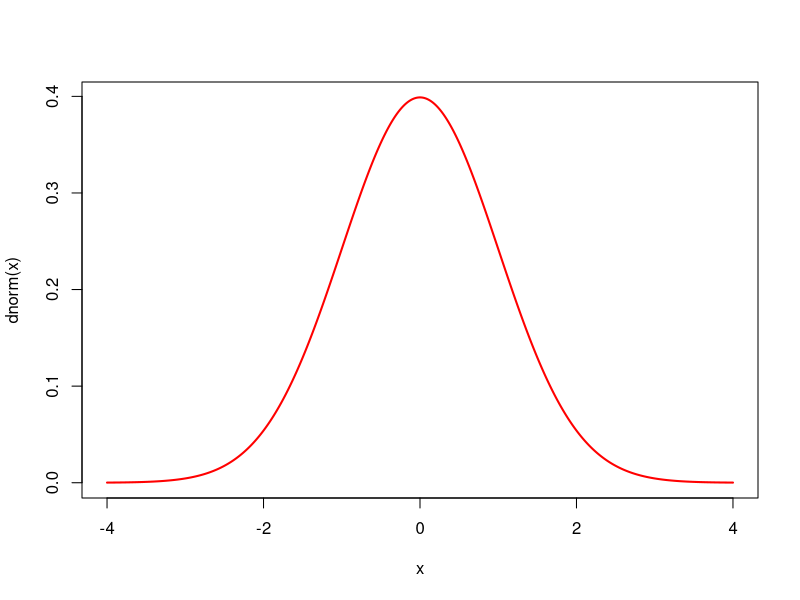

This chart was generated by the following R code: (Note: this script raises an error after producing the figure.)
## ---- chunk 1
# This removes all items in environment. 
# It is a good practice to start your code this way.
rm(list=ls())
## ---- chunk 2
# The standard normal distribution function is: y = f(x).
x <- seq(-4, 4, length = 500) # First define x.
y <- 1 / sqrt(2 * pi) * exp(-x ^ 2 / 2) # Define y as a function of x.
# Now plot.
plot(x, y, type = "l", lwd = 2, col = "red" , ylab = "dnorm(x)")
## ---- chunk 3
# Here, x has 11 values only.
x <- c(-Inf, -4:4, Inf) # vector of x values to evaluate functions.
ans <- data.frame(x, dnorm(x), pnorm(x), qnorm(pnorm(x)))
colnames(ans) <- c("x", "dnorm(x)=height", "pnorm(x)=pd", "qnorm(pd)=x")
kable(ans, caption = "Review of normal distribution functions.", digits = 5)
## ---- chunk 4
x[which.max(ans$`dnorm(x)=height`)]
## ---- chunk 5
# Now, x has 8001 values, this is ok to do some continuous plots.
x.theo <- seq(-4, 4, 0.001)
D <- dnorm(x.theo) 
P <- pnorm(x.theo)
## ---- chunk 6
plot(x.theo, D, type = "l", lwd = 2, 
     ylab = "Density function: dnorm(x)", xlab = "x")
polygon(c(x.theo[x.theo < 0], 0), c(D[x.theo < 0], 0), col = "red")
legend("topleft", legend = c("Here, the red area is the 
middle of the bell-shaped curve.
Smaller area means lower
probability of default.

The probability of default
at x=0 is N(0)=50%

pnorm(0)=0.5
qnorm(0.5)=0"),
bg = "white", bty = "n", cex = 0.7)
abline(v = 0, col = "black")
abline(h = dnorm(0), lty = 2)
## ---- chunk 7
plot(x.theo, D, type = "l", lwd = 2, ylab = "Density function: dnorm(x)",
     xlab = "x")
polygon(c(x.theo[x.theo < -2], -2), c(D[x.theo < -2], 0), col = "red")

legend("topright", legend = c("Smaller area means
lower probability of default.

The probability of default
at x=-2 is N(-2)=2.275%

pnorm(-2)=0.02275013
qnorm(0.02275013)=-2"),
bg = "white", bty = "n", cex = 0.7)
abline(v = -2, col = "black")
## ---- chunk 8
plot(x.theo, D, type = "l", lwd = 2, ylab = "Density function: dnorm(x)",
     xlab = "x")
polygon(c(x.theo[x.theo < 4], 4), c(D[x.theo < 4], 0), col = "red")

legend("topleft", legend = c("The probability of default
at x=4 is N(4)=99.996%

pnorm(4)=0.9999683
qnorm(0.9999683)=4"),
bg = "white", bty = "n", cex = 0.8)
abline(v = 4, col = "black")
## ---- chunk 9
plot(x.theo, P, type = "l", lwd = 2,
     ylab = "Cumulative probability function: pnorm(x)", xlab = "x")
abline(h = 0.5, lty = 2)
abline(v = 0, lty = 2)
## ---- chunk 10
pd <- c(0.01, 0.03, 0.06, 0.1, 0.15) # Probabilities of default per year.
x.y <- qnorm(pd) # Transform probabilities of default into x values.
ans <- data.frame(1:5, pd, x.y) # Gather the results.
colnames(ans) <- c("year", "pd", "x (values given in Hull)")
kable(ans, caption = "Main parameters.")
## ---- chunk 11
ans <- data.frame(diff(pd))
colnames(ans) <- c("PD")
rownames(ans) <- c("x.y1 to x.y2", "x.y2 to x.y3", 
                   "x.y3 to x.y4", "x.y4 to x.y5")
kable(ans, caption = "PD at specific years.")
## ---- chunk 12
plot(x.theo, D, type = "l", col = 'black', lwd = 3, ylim = c(0, 0.4),
     xlab = "This could represent a firm's performance measure.
The higher, the worst performance as it accumulates more prob. of default.",
     ylab = "Density: dnorm(x)")
abline(h = 0, lty = 2)
polygon(c(x.theo[x.theo < x.y[5]], x.y[5]), 
        c(D[x.theo < x.y[5]], 0), col = "green")

legend("topright", legend=c(
"pd(5years)=15%

The left green area
represents 15% of the
whole bell-shape.

N^-1(0.15)=-1.036433
N(-1.036433)=0.15"),
bg = "white", pch = 19, cex = 0.8, bty = "n", col = "green")
## ---- chunk 13
plot(x.theo, P, type = "l", col = 'black', lwd = 3, ylim = c(0, 1),
     xlab = "This could represent a firm's performance measure.
The higher, the worst performance as it accumulates more prob. of default.",
     ylab = "N(x) is a cumulative probability")
abline(h = 0, lty = 2)
abline(h = 1, lty = 2)
lines(seq(-5, x.y[5], length.out = 2), rep(pnorm(x.y[5]), 2), 
      col = "green", lwd = 3)
lines(rep(x.y[5], 2), seq(0, pnorm(x.y[5]), length.out = 2), 
      col = "green", lwd = 3)
points(x.y[5], 0.15, pch = 19, col = "green", cex = 2)
legend("right", legend=c(
"pd(5years)=15%

N^-1(0.15)=-1.036433
N(-1.036433)=0.15"),
bg = "white", pch = 19, cex = 1, bty = "n", col = "green")
## ---- chunk 14
plot(x.theo, P, type = "l", col = 'black', lwd = 5, ylim = c(0, 0.22), 
     xlim = c(-4, 0), ylab = "N(x) is a cumulative probability",
     xlab = "This could represent a firm's performance measure.
The higher, the worst performance as it accumulates more prob. of default.")
abline(h = 0, lty = 2)
abline(h = 1, lty = 2)
lines(seq(-5, x.y[3], length.out= 2), rep(pnorm(x.y[3]), 2), 
      col = "purple", lwd = 3, lty = 2)
lines(rep(x.y[3], 2), seq(0, pnorm(x.y[3]), length.out = 2), 
      col = "purple", lwd = 3, lty = 2)
lines(seq(-5, x.y[5], length.out = 2), rep(pnorm(x.y[5]), 2), 
      col = "green", lwd = 3, lty = 2)
lines(rep(x.y[5], 2), seq(0, pnorm(x.y[5]), length.out = 2), 
      col = "green", lwd = 3, lty = 2)
points(x.y[3], 0.06, pch = 19, col = "purple", cex = 2)
points(x.y[5], 0.15, pch = 19, col = "green", cex = 2)
legend("topleft", legend=c("pd(5years)=15%: N(-1.036433)=0.15",
                           "pd(3years)=6%: N(-1.554774)=0.06"),
pch = 19, col = c("green", "purple"), bg = "white", cex = 1, bty = "n")
## ---- chunk 15
N <- 10000 # Number of simulated values.
set.seed(130575) # Reproducibility.
x.sim <- rnorm(N, 0, 1) # Simulation.
## ---- chunk 16
# Function to calculate proportions that we understand as probabilities.
prop <- function(x) {
  ans <- length(x.sim[x.sim <= x]) / N
  }
pd.sim <- mapply(prop, x.y) # Apply the function.
ans <- data.frame(x.y, pd, pd.sim)
colnames(ans) <- c("x", "pd.theo", "pd.sim")
rownames(ans) <- c("y1", "y2", "y3", "y4", "y5")
kable(ans, caption = "Theoretic versus simulated probabilities of default.")
## ---- chunk 17
# Some parameters we need to plot.
L <- c(-4, 4) # axis limits.
colors2 <- c("blue", "red", "purple", "pink", "green")
legend2 = c("pd(1year)=1.02%: x<=-2.326348", 
"pd(2years)=3.07%: x<=-1.880794", "pd(3years)=6.29%: x<=-1.554774",
"pd(4years)=10.08%: x<=-1.281552", "pd(5years)=14.8%: x<=-1.036433")
# The histogram.
hist(x.sim, 500, xlim = L, ylim = c(0, 100), main = NULL, xlab = "x
This could represent a firm's simulated performance measure")
abline(h = 0, lty = 2)
abline(v = x.y[1], lwd = 3, col = "blue")
abline(v = x.y[2], lwd = 3, col = "red")
abline(v = x.y[3], lwd = 3, col = "purple")
abline(v = x.y[4], lwd = 3, col = "pink")
abline(v = x.y[5], lwd = 3, col = "green")
legend("topright", legend = legend2, bg = "white", 
       text.col = colors2, cex = 0.7)
## ---- chunk 18
plot(x.sim, ylab = "One firm performance", pch = ".", 
     ylim = c(-4, 7),
     xlab = "10,000 simulated performance data")
abline(h = x.y[1], lwd = 2, col = "blue")
abline(h = x.y[2], lwd = 2, col = "red")
abline(h = x.y[3], lwd = 2, col = "purple")
abline(h = x.y[4], lwd = 2, col = "pink")
abline(h = x.y[5], lwd = 2, col = "green")
abline(v = 0, lty = 2)
abline(v = 10000, lty = 2)
legend("topright", legend = legend2, bg = "white", 
       text.col = colors2, cex = 0.8)
## ---- chunk 19
m <- 2 # number of firms
n <- 10000 # number of simulations
rho_pos02 <- 0.2 # correlation
corr_pos02 <- matrix(rep(rho_pos02, m * m), m, m) # correlation matrix
diag(corr_pos02) <- 1
set.seed(130575)
x2 <- mvrnorm(n, mu = rep(0, m), Sigma = corr_pos02)
x2 <- data.frame(x2)
colnames(x2) <- c("Firm1", "Firm2")
## ---- chunk 20
kable(head(x2), caption = "Firm's performance.", row.names = TRUE)
## ---- chunk 21
# These names are going to be useful later.
n.year <- c("year 1", "year 2", "year 3", "year 4", "year 5")
n.pd <- c("pd.y1", "pd.y2", "pd.y3", "pd.y4", "pd.y5")
n.f <- c("Firm1", "Firm2", "Firm1 default?", "Firm2 default?")

# Function to calculate cases in which firms default and probabilities.
fun.X <- function(x) {
  both <- x2[x2$Firm2 < x & x2$Firm1 < x, ] # both default.
  atleast1 <- x2[x2$Firm2 < x | x2$Firm1 < x, ] # at least one firm default.
  onlyfirm1 <- x2[x2$Firm2 > x & x2$Firm1 < x, ] # only firm 1 default.
  onlyfirm2 <- x2[x2$Firm1 > x & x2$Firm2 < x, ] # only firm 2 default.
  onlyone <- x2[(x2$Firm2 < x & x2$Firm1 > x | # only one firm default.
                   x2$Firm2 > x & x2$Firm1 < x),]
  none <- x2[x2$Firm2 > x & x2$Firm1 > x, ] # no firm default.
# Gather results and probabilities in a list.
ans <- list(both = both, atleast1 = atleast1, onlyfirm1 = onlyfirm1,
  onlyfirm2 = onlyfirm2, onlyone = onlyone, none = none,
  both.pd = (nrow(both) / n), atleast1.pd = (nrow(atleast1) / n),
  onlyfirm1.pd = (nrow(onlyfirm1) / n), onlyfirm2.pd = (nrow(onlyfirm2)/ n),
  onlyone.pd = (nrow(onlyone) / n), none.pd = (nrow(none) / n))
}
# X has all the relevant results for x2.
X <- mapply(fun.X, x.y)
## ---- chunk 22
# Extract "both" cases, year 5.
both <- data.frame(X[["both", 5]], X[["both", 5]] < x.y[5])
colnames(both) <- n.f
kable(head(both), caption = "Cases in which both firms default in 5 years.", 
      row.names = TRUE)
## ---- chunk 23
atleast1 <- data.frame(X[["atleast1", 5]], X[["atleast1", 5]] < x.y[5])
colnames(atleast1) <- n.f
kable(head(atleast1), caption = "Cases in which at least one firm default.", 
      row.names = TRUE)
## ---- chunk 24
onlyfirm1 <- data.frame(X[["onlyfirm1", 5]], X[["onlyfirm1", 5]] < x.y[5])
colnames(onlyfirm1) <- n.f
kable(head(onlyfirm1), caption = "Cases in which only firm 1 default.")
## ---- chunk 25
onlyfirm2 <- data.frame(X[["onlyfirm2", 5]], X[["onlyfirm2", 5]] < x.y[5])
colnames(onlyfirm2) <- n.f
kable(head(onlyfirm2), caption = "Cases in which only firm 2 default.")
## ---- chunk 26
onlyone <- data.frame(X[["onlyone", 5]], X[["onlyone", 5]] < x.y[5])
colnames(onlyone) <- n.f
kable(head(onlyone), caption = "Cases in which only one firm default.")
## ---- chunk 27
none <- data.frame(X[["none", 5]], X[["none", 5]] < x.y[5])
colnames(none) <- n.f
kable(head(none), caption = "Cases in which no firm default.")
## ---- chunk 28
both.pd <- t(data.frame(X["both.pd",]))
atleast1.pd <- t(data.frame(X["atleast1.pd",]))
onlyfirm1.pd <- t(data.frame(X["onlyfirm1.pd",]))
onlyfirm2.pd <- t(data.frame(X["onlyfirm2.pd",]))
onlyone.pd <- t(data.frame(X["onlyone.pd",]))
none.pd <- t(data.frame(X["none.pd",]))
ans <- data.frame(both.pd, atleast1.pd, onlyfirm1.pd, onlyfirm2.pd, 
                 onlyone.pd, none.pd)
rownames(ans) <- n.year
kable(ans, caption = "Probabilities of default.")
## ---- chunk 29
par(pty = "s") # Figures are shown in a perfect square (not a rectangle).
plot(x2, pch = ".", cex = 0.8) 
points(mean(x2[,1]), mean(x2[,2]), col = "red", pch = 19, cex = 1)
abline(v = x.y[5], lty = 2)
abline(h = x.y[5], lty = 2)
legend("bottomright", legend = c(paste(nrow(x2))), bty = "n")
## ---- chunk 30
df <- tibble(x2)
par(pty = "s")
ggplot(df, aes(x = x2$Firm1, y = x2$Firm2)) +
  stat_density2d(aes(fill = ..density..), contour = F, 
                 geom = 'tile') +
  scale_fill_viridis()+
  coord_fixed()
## ---- chunk 31
par(pty = "s")
plot(X[["both", 5]], xlim  = L, ylim = L, pch = ".", cex = 0.8) 
abline(v = x.y[5], lty = 2)
abline(h = x.y[5], lty = 2)
legend("topright", legend = c(paste(both.pd[5]*n)), bty = "n")
## ---- chunk 32
par(pty = "s")
plot(X[["atleast1", 5]], xlim = L, ylim = L, pch = ".", cex = 0.8)
abline(v = x.y[5], lty = 2)
abline(h = x.y[5], lty = 2)
legend("topright", legend = c(paste(atleast1.pd[5]*n)), bty = "n")
## ---- chunk 33
par(pty = "s")
plot(X[["onlyfirm1", 5]], xlim = L, ylim = L, pch = ".", cex = 0.8)
abline(v = x.y[5], lty = 2)
abline(h = x.y[5], lty = 2)
legend("topright", legend = c(paste(onlyfirm1.pd[5]*n)), bty = "n")
## ---- chunk 34
par(pty = "s")
plot(X[["onlyfirm2", 5]], xlim = L, ylim=L, pch = ".", cex = 0.8)
abline(v = x.y[5], lty = 2)
abline(h = x.y[5], lty = 2)
legend("topright", legend = c(paste(onlyfirm2.pd[5]*n)), bty = "n")
## ---- chunk 35
par(pty = "s")
plot(X[["onlyone", 5]], xlim = L, ylim = L, pch = ".", cex = 0.8)
abline(h = x.y[5], lty =2)
abline(v = x.y[5], lty =2)
legend("topright", legend = c(paste(onlyone.pd[5]*n)), bty = "n")
## ---- chunk 36
par(pty = "s")
plot(X[["none", 5]], xlim = L, ylim = L, pch = ".", cex = 0.8)
abline(h = x.y[5], lty =2)
abline(v = x.y[5], lty =2)
legend("topright", legend = c(paste(none.pd[5]*n)), bty = "n")
## ---- chunk 37
# none
par(mfrow = c(2, 3), oma = c(0, 0, 2, 0))
par(pty = "s")
plot(X[["none", 5]], xlim = L, ylim = L, pch = ".", cex = 0.8, 
     main = "None.") 
abline(v = x.y[5], lty = 2)
abline(h = x.y[5], lty = 2)
legend("bottomright", legend = c(paste(none.pd[5]*n)), bty = "n")
# both
par(pty = "s")
plot(X[["both", 5]], xlim = L, ylim = L, pch = ".", cex = 0.8, 
     main = "Both.") 
abline(v = x.y[5], lty = 2)
abline(h = x.y[5], lty = 2)
legend("topright", legend = c(paste(both.pd[5]*n)), bty = "n")
# atleast1
par(pty = "s")
plot(X[["atleast1", 5]], xlim = L, ylim = L, pch = ".", cex = 0.8, 
     main = "At least one.")
abline(v = x.y[5], lty = 2)
abline(h = x.y[5], lty = 2)
legend("topright", legend = c(paste(atleast1.pd[5]*n)), bty = "n")
# onlyfirm1
par(pty = "s")
plot(X[["onlyfirm1", 5]], xlim = L, ylim = L, pch = ".", cex = 0.8, 
     main = "Only Firm1.")
abline(v = x.y[5], lty = 2)
abline(h = x.y[5], lty = 2)
legend("topright", legend = c(paste(onlyfirm1.pd[5]*n)), bty = "n")
# onlyfirm2
par(pty = "s")
plot(X[["onlyfirm2", 5]], xlim = L, ylim = L, pch = ".", cex = 0.8, 
     main = "Only Firm2.")
abline(v = x.y[5], lty = 2)
abline(h = x.y[5], lty = 2)
legend("topright", legend = c(paste(onlyfirm2.pd[5]*n)), bty = "n")
# onlyone
par(pty = "s")
plot(X[["onlyone", 5]], xlim = L, ylim = L, pch = ".", cex = 0.8, 
     main = "Only one.")
abline(h = x.y[5], lty = 2)
abline(v = x.y[5], lty = 2)
legend("topright", legend = c(paste(onlyone.pd[5]*n)), bty = "n")
## ---- chunk 38
m <- 2 # number of firms
n <- 10000 # number of simulations
rho_pos02 <- 0 # correlation
corr_pos02 <- matrix(rep(rho_pos02, m * m), m, m) # correlation matrix
diag(corr_pos02) <- 1
set.seed(130575)
X0 <- mvrnorm(n, mu = rep(0, m), Sigma = corr_pos02)
X0 <- data.frame(X0)
colnames(X0) <- c("Firm1", "Firm2")
## ---- chunk 39
fun.X0 <- function(x) {
  both <- X0[X0$Firm2 < x & X0$Firm1 < x, ]
  atleast1 <- X0[X0$Firm2 < x | X0$Firm1 < x, ]
  onlyfirm1 <- X0[X0$Firm2 > x & X0$Firm1 < x, ]
  onlyfirm2 <- X0[X0$Firm1 > x & X0$Firm2 < x, ]
  onlyone <- X0[(X0$Firm2 < x & X0$Firm1 > x | 
                   X0$Firm2 > x & X0$Firm1 < x),]
  none <- X0[X0$Firm2 > x & X0$Firm1 > x, ]
  
ans <- list(both = both, atleast1 = atleast1, onlyfirm1 = onlyfirm1,
  onlyfirm2 = onlyfirm2, onlyone = onlyone, none = none,
  both.pd = (nrow(both) / n), atleast1.pd = (nrow(atleast1) / n),
  onlyfirm1.pd = (nrow(onlyfirm1) / n), onlyfirm2.pd = (nrow(onlyfirm2) /n),
  onlyone.pd = (nrow(onlyone) / n), none.pd = (nrow(none) / n)) }

X0 <- mapply(fun.X0, x.y)

none.pd0 <- data.frame(X0["none.pd",]) * n
both.pd0 <- data.frame(X0["both.pd",]) * n

onlyfirm1.pd0 <- data.frame(X0["onlyfirm1.pd",]) * n
onlyfirm2.pd0 <- data.frame(X0["onlyfirm2.pd",]) * n
## ---- chunk 40
par(mfrow=c(1, 2), oma = c(0, 0, 2, 0))
par(pty = "s")
plot(X[["none", 5]], pch = ".", xlim = L, ylim = L, 
     cex = 0.8, main = "Correlation=0.2") 
points(X[["both", 5]], pch = ".", col = "red")
points(X[["onlyfirm1", 5]], pch = ".", col = "purple")
points(X[["onlyfirm2", 5]], pch = ".", col = "blue")
abline(v = x.y[5], lty = 2)
abline(h = x.y[5], lty = 2)
legend("bottomleft", legend = c(paste(both.pd[5]*n)), bty = "n")
legend("topright", legend = c(paste(none.pd[5]*n)), bty = "n")
legend("topleft", legend = c(paste(onlyfirm1.pd[5]*n)), bty = "n")
legend("bottomright", legend = c(paste(onlyfirm2.pd[5]*n)), bty = "n")
par(pty = "s")
plot(X0[["none", 5]], pch = ".", xlim = L, ylim = L,
     cex = 0.8, main = "Correlation=0.") 
points(X0[["both", 5]], pch = ".", col = "red")
points(X0[["onlyfirm1", 5]], pch = ".", col = "purple")
points(X0[["onlyfirm2", 5]], pch = ".", col = "blue")
abline(v = x.y[5], lty = 2)
abline(h = x.y[5], lty = 2)
legend("bottomleft", legend = c(paste(both.pd0[5])), bty = "n")
legend("topright", legend = c(paste(none.pd0[5])), bty = "n")
legend("topleft", legend = c(paste(onlyfirm1.pd0[5])), bty = "n")
legend("bottomright", legend = c(paste(onlyfirm2.pd0[5])), bty = "n")
par(pty = "s")
## ---- chunk 41
m <- 2 # number of firms
n <- 10000 # number of simulations
rho_pos00 <- 0 # correlation
rho_pos02 <- 0.2
corr_pos00 <- matrix(rep(rho_pos00, m * m), m, m) # correlation matrix
corr_pos02 <- matrix(rep(rho_pos02, m * m), m, m) # correlation matrix
diag(corr_pos00) <- 1
diag(corr_pos02) <- 1
set.seed(130575)
X00 <- mvrnorm(n, mu = rep(0, m), Sigma = corr_pos00)
set.seed(130575)
X02 <- mvrnorm(n, mu = rep(0, m), Sigma = corr_pos02)
X00.02 <- data.frame(rbind(X00, X02))
colnames(X00.02) <- c("Firm1", "Firm2")

n=20000
fun.X0 <- function(x) {
  both <- X00.02[X00.02$Firm2 < x & X00.02$Firm1 < x, ]
  atleast1 <- X00.02[X00.02$Firm2 < x | X00.02$Firm1 < x, ]
  onlyfirm1 <- X00.02[X00.02$Firm2 > x & X00.02$Firm1 < x, ]
  onlyfirm2 <- X00.02[X00.02$Firm1 > x & X00.02$Firm2 < x, ]
  onlyone <- X00.02[(X00.02$Firm2 < x & X00.02$Firm1 > x | 
                   X00.02$Firm2 > x & X00.02$Firm1 < x),]
  none <- X00.02[X00.02$Firm2 > x & X00.02$Firm1 > x, ]
  
ans <- list(both = both, atleast1 = atleast1, onlyfirm1 = onlyfirm1,
  onlyfirm2 = onlyfirm2, onlyone = onlyone, none = none,
  both.pd = (nrow(both) / n), atleast1.pd = (nrow(atleast1) / n),
  onlyfirm1.pd = (nrow(onlyfirm1) / n), onlyfirm2.pd = (nrow(onlyfirm2) /n),
  onlyone.pd = (nrow(onlyone) / n), none.pd = (nrow(none) / n)) }

X00.02 <- mapply(fun.X0, x.y)

none.pd0002 <- data.frame(X00.02["none.pd",]) * n
both.pd0002 <- data.frame(X00.02["both.pd",]) * n

onlyfirm1.pd0002 <- data.frame(X00.02["onlyfirm1.pd",]) * n
onlyfirm2.pd0002 <- data.frame(X00.02["onlyfirm2.pd",]) * n

## ---- chunk 42
par(pty = "s")
plot(X00.02[["none", 5]], pch = ".", xlim = L, ylim = L, 
     cex = 0.8, main = "Correlation=0.2") 
points(X00.02[["both", 5]], pch = ".", col = "red")
points(X00.02[["onlyfirm1", 5]], pch = ".", col = "purple")
points(X00.02[["onlyfirm2", 5]], pch = ".", col = "blue")
abline(v = x.y[5], lty = 2)
abline(h = x.y[5], lty = 2)
legend("bottomleft", legend = c(paste(both.pd0002[5]/n*100)), bty = "n")
legend("topright", legend = c(paste(none.pd0002[5]/n*100)), bty = "n")
legend("topleft", legend = c(paste(onlyfirm1.pd0002[5]/n*100)), bty = "n")
legend("bottomright", legend = c(paste(onlyfirm2.pd0002[5]/n*100)), bty = "n")

## ---- chunk 43
# Create the correlation matrix.
m <- 10 # number of firms.
n <- 1000000 # number of simulations per firm.
x <- matrix(rep(0.2, m * m), m, m) 
ind <- lower.tri(x) 
x[ind] <- t(x)[ind] 
diag(x) = 1
kable(x, caption = "Correlation matrix 0.2.")
## ---- chunk 44
# Create the simulated cases.
set.seed(130575) # Reproducibility.
X10 <- mvrnorm(n, mu = rep(0, m), Sigma = x)
X10 <- data.frame(X10) # 10,000,000 observations.
kable(head(X10), caption = "10 firms' performance, 1,000,000 simulations.",
      digits = 3)
## ---- chunk 45
# Given that we have 10 firms, it is easier to use filter_all function.
# Although probably this could be simplified even further.
y5.all.2 <- filter_all(X10, all_vars(. < x.y[5]))
y4.all.2 <- filter_all(X10, all_vars(. < x.y[4])) 
y3.all.2 <- filter_all(X10, all_vars(. < x.y[3])) 
y2.all.2 <- filter_all(X10, all_vars(. < x.y[2])) 
y1.all.2 <- filter_all(X10, all_vars(. < x.y[1])) 
## ---- chunk 46
kable(head(y5.all.2), 
      caption = "Cases in which all 10 firms default in five years.", 
      digits = 3)
## ---- chunk 47
kable((head(y5.all.2) < x.y[5]), caption = "Check if all of them default.")
## ---- chunk 48
nrow(y5.all.2)
## ---- chunk 49
# Here, I compare only firm 1 as if firm 1 defaults, then the rest default.
kable(matrix(which(X10[,1] %in% y5.all.2[,1]), 6, 9), 
      caption = "Which of the 1,000,000 cases represent a default of all 
      firms in five years?")
## ---- chunk 50
y5.any.2 <- filter_all(X10, any_vars(. < x.y[5]))
y4.any.2 <- filter_all(X10, any_vars(. < x.y[4]))
y3.any.2 <- filter_all(X10, any_vars(. < x.y[3]))
y2.any.2 <- filter_all(X10, any_vars(. < x.y[2]))
y1.any.2 <- filter_all(X10, any_vars(. < x.y[1]))
## ---- chunk 51
kable(head(y5.any.2), caption = "At least one firm default in five years.",
      digits = 3)
## ---- chunk 52
kable((head(y5.any.2) < x.y[5]), caption = "Check which one(s) default.")
## ---- chunk 53
nrow(y5.any.2)
## ---- chunk 54
atleastone02 <- t(data.frame(nrow(y1.any.2), nrow(y2.any.2),
                nrow(y3.any.2), nrow(y4.any.2), nrow(y5.any.2)))
all02 <- t(data.frame(nrow(y1.all.2), nrow(y2.all.2),
                nrow(y3.all.2), nrow(y4.all.2), nrow(y5.all.2)))
res02 <- data.frame(all02 / n, atleastone02 / n)
rownames(res02) <- n.year
colnames(res02) <- c("All firms", "At least one")
kable(res02, caption = "Probabilities of default (10 firms, corr=0.2).")
## ---- chunk 55
m <- 10 # number of firms
n <- 1000000 # number of simulations
set.seed(130575)
x <- matrix(runif(m * m, 0.45, 0.65), m, m) 
ind <- lower.tri(x) 
x[ind] <- t(x)[ind] 
diag(x) = 1
kable(x, caption = "Correlation between 0.45 and 0.65.", digits = 3)
## ---- chunk 56
set.seed(130575)
Xr <- mvrnorm(n, mu = rep(0, m), Sigma = x)
Xr <- data.frame(Xr)
kable(head(Xr), caption = "Firms' performance.", digits = 3)
## ---- chunk 57
Xr <- as_tibble(Xr)
# All firms.
Xr.y1.all <- filter_all(Xr, all_vars(. < x.y[1])) 
Xr.y2.all <- filter_all(Xr, all_vars(. < x.y[2])) 
Xr.y3.all <- filter_all(Xr, all_vars(. < x.y[3])) 
Xr.y4.all <- filter_all(Xr, all_vars(. < x.y[4]))
Xr.y5.all <- filter_all(Xr, all_vars(. < x.y[5])) 
# At least one firm.
Xr.y1.any <- filter_all(Xr, any_vars(. < x.y[1]))
Xr.y2.any <- filter_all(Xr, any_vars(. < x.y[2]))
Xr.y3.any <- filter_all(Xr, any_vars(. < x.y[3]))
Xr.y4.any <- filter_all(Xr, any_vars(. < x.y[4]))
Xr.y5.any <- filter_all(Xr, any_vars(. < x.y[5]))
## ---- chunk 58
nrow(Xr.y5.all)
## ---- chunk 59
kable(head(Xr.y5.all), 
      caption = "Cases in which all 10 firms default in five years.", 
      digits = 3)
## ---- chunk 60
kable((head(Xr.y5.all) < x.y[5]), caption = "Check if all of them default.")
## ---- chunk 61
nrow(Xr.y5.any)
## ---- chunk 62
kable(head(Xr.y5.any), caption = "At least one firm default in five years.",
      digits = 3)
## ---- chunk 63
kable((head(Xr.y5.any) < x.y[5]), caption = "Check which one(s) default.")
## ---- chunk 64
allR <- t(data.frame(nrow(Xr.y1.all), nrow(Xr.y2.all),
        nrow(Xr.y3.all), nrow(Xr.y4.all), nrow(Xr.y5.all)))
atleastoneR <- t(data.frame(nrow(Xr.y1.any), nrow(Xr.y2.any),
        nrow(Xr.y3.any), nrow(Xr.y4.any), nrow(Xr.y5.any)))
resR <- data.frame(allR / n, atleastoneR / n)
ans <- data.frame(res02, resR)
rownames(ans) <- n.year
colnames(ans) <- c("All (corr=0.2)", "At least one (corr=0.2)",
                    "All (corr=rand)", "At least one (corr=rand)")
kable(ans, caption = "Probability of default.", 
      row.names = TRUE)
